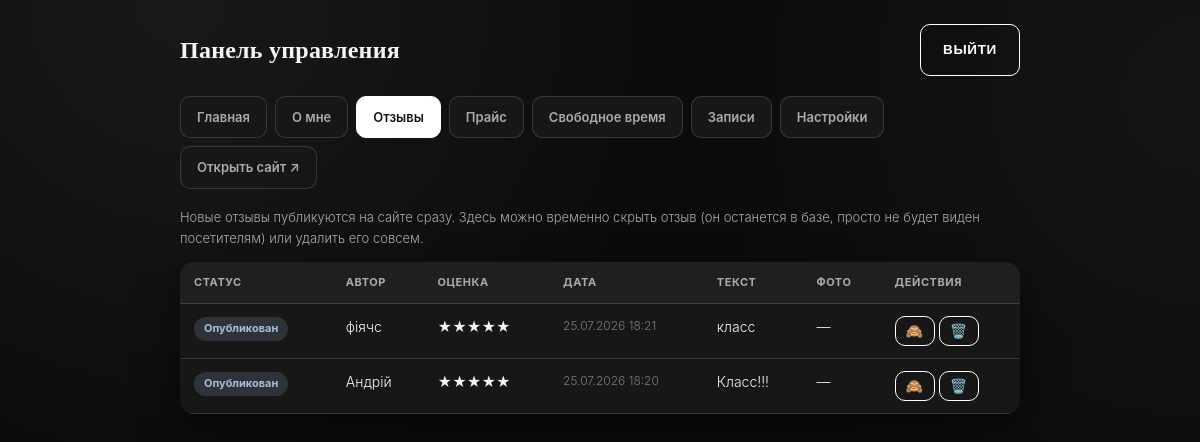
/admin-x7k9m2/reviews.php (signed in), run on an earlier commit of the app's database.
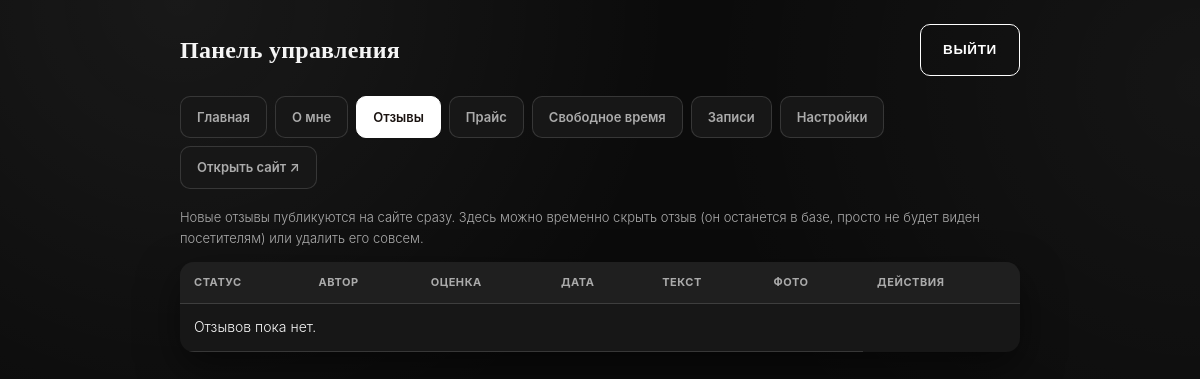
And on a later commit of the database.
### tables this page shows
CREATE TABLE reviews (
            id INTEGER PRIMARY KEY AUTOINCREMENT,
            author_name TEXT NOT NULL,
            rating INTEGER NOT NULL DEFAULT 5,
            message TEXT NOT NULL,
            is_approved INTEGER NOT NULL DEFAULT 0,
            created_at TEXT NOT NULL DEFAULT CURRENT_TIMESTAMP
        , photo_path TEXT);

### includes/functions.php (called while the page is built, shortened)
<?php
function e(string $value): string
{
    return htmlspecialchars($value, ENT_QUOTES, 'UTF-8');
}
function reviewPhotoPaths(?string $photoPath): array
{
    if ($photoPath === null || $photoPath === '') {
        return [];
    }
    return [$photoPath];
}

### admin-x7k9m2/reviews.php (the view, shortened to what this page needs)
<?php
require __DIR__ . '/../includes/functions.php';
$pdo = getDB();
$reviews = $pdo->query('SELECT * FROM reviews ORDER BY is_approved ASC, created_at DESC')->fetchAll();
?>
<!DOCTYPE html>
<html lang="ru">
<head>
<link rel="stylesheet" href="../assets/css/style.css?v=<?= filemtime(__DIR__ . '/../assets/css/style.css') ?>">
</head>
<body>
<div class="admin-shell">
  <?php require __DIR__ . '/includes/nav.php'; ?>
  <p style="color:var(--ink-soft); font-size:13px; margin-top:-6px;">
    Новые отзывы публикуются на сайте сразу. Здесь можно временно скрыть
    отзыв (он останется в базе, просто не будет виден посетителям) или
    удалить его совсем.
  </p>
  <table class="admin-table">
    <thead>
      <tr><th>Статус</th><th>Автор</th><th>Оценка</th><th>Дата</th><th>Текст</th><th>Фото</th><th>Действия</th></tr>
    </thead>
    <tbody>
      <?php foreach ($reviews as $r): ?>
        <tr>
          <td><span class="badge <?= $r['is_approved'] ? 'done' : 'new' ?>"><?= $r['is_approved'] ? 'Опубликован' : 'Скрыт' ?></span></td>
          <td><?= e($r['author_name']) ?></td>
          <td><?= str_repeat('★', (int)$r['rating']) ?></td>
          <td style="white-space:nowrap; color:var(--ink-faint); font-size:12px;"><?= e(date('d.m.Y H:i', strtotime($r['created_at']))) ?></td>
          <td><?= e($r['message']) ?></td>
          <td>
            <?php $__adminPhotos = reviewPhotoPaths($r['photo_path']); ?>
            <?php if ($__adminPhotos): ?>
              <div style="display:flex; gap:6px;">
              <?php foreach ($__adminPhotos as $__ap): ?>
                <a href="../<?= e($__ap) ?>" target="_blank">
                  <img src="../<?= e($__ap) ?>" alt="" style="width:56px;height:56px;object-fit:cover;border-radius:8px;border:1px solid var(--line);">
                </a>
              <?php endforeach; ?>
              </div>
            <?php else: ?>
              —
            <?php endif; ?>
          </td>
          <td style="white-space:nowrap;">
            <form method="post" style="display:inline;">
              <button name="action" value="toggle" class="btn ghost" style="padding:6px 10px;font-size:14px;" title="<?= $r['is_approved'] ? 'Скрыть' : 'Опубликовать' ?>">
                <?= $r['is_approved'] ? '🙈' : '👁️' ?>
              </button>
            </form>
            <form method="post" style="display:inline;" onsubmit="return confirm('Удалить отзыв?');">
              <button name="action" value="delete" class="btn ghost" style="padding:6px 10px;font-size:14px;" title="Удалить">🗑️</button>
            </form>
          </td>
        </tr>
      <?php endforeach; ?>
      <?php if (!$reviews): ?>
        <tr><td colspan="6">Отзывов пока нет.</td></tr>
      <?php endif; ?>
    </tbody>
  </table>
</div>
</body>
</html>

### admin-x7k9m2/includes/nav.php
<?php $current = basename($_SERVER['SCRIPT_NAME']); ?>
<div class="admin-header">
  <h2 style="margin:0;">Панель управления</h2>
  <a href="logout.php" class="btn ghost">Выйти</a>
</div>
<div class="admin-nav">
  <a href="dashboard.php" class="<?= $current === 'dashboard.php' ? 'active' : '' ?>">Главная</a>
  <a href="about.php" class="<?= in_array($current, ['about.php', 'experience.php', 'widgets.php', 'widget_items.php', 'social.php'], true) ? 'active' : '' ?>">О мне</a>
  <a href="reviews.php" class="<?= $current === 'reviews.php' ? 'active' : '' ?>">Отзывы</a>
  <a href="prices.php" class="<?= $current === 'prices.php' ? 'active' : '' ?>">Прайс</a>
  <a href="slots.php" class="<?= $current === 'slots.php' ? 'active' : '' ?>">Свободное время</a>
  <a href="bookings.php" class="<?= $current === 'bookings.php' ? 'active' : '' ?>">Записи</a>
  <a href="settings.php" class="<?= $current === 'settings.php' ? 'active' : '' ?>">Настройки</a>
  <a href="../index.php" target="_blank">Открыть сайт ↗</a>
</div>

### assets/css/style.css (style rules this page uses)
:root { --bg: #0b0b0b; --bg-soft: #141414; --surface: #171717; --surface-2: #1f1f1f; --ink: #f5f5f5; --ink-soft: #ababab; --ink-faint: #7d7d7d; --primary: #ffffff; --primary-soft: rgba(255, 255, 255, .12); --primary-dark: #d6d6d6; --star-gold: #ffc94d; --line: rgba(245, 245, 245, .14); --line-strong: rgba(245, 245, 245, .28); --radius: 16px; --radius-sm: 10px; --shadow: 0 16px 40px rgba(0, 0, 0, .5); }
* { box-sizing: border-box; }
html { scroll-behavior: smooth; }
body { margin: 0; background: var(--bg); background-image: radial-gradient(circle at 15% 0%, rgba(255, 255, 255, .06), transparent 45%), radial-gradient(circle at 100% 20%, rgba(255, 255, 255, .04), transparent 40%); color: var(--ink); font-family: 'Jost', -apple-system, sans-serif; font-weight: 300; line-height: 1.6; -webkit-font-smoothing: antialiased; }
h1, h2, h3, .display { font-family: 'Playfair Display', Georgia, serif; font-weight: 700; letter-spacing: .01em; color: var(--ink); margin: 0 0 .4em; }
a { color: inherit; }
.btn { display: inline-block; border: none; cursor: pointer; padding: 14px 22px; border-radius: var(--radius-sm); background: var(--primary); color: #1a1310; font-weight: 600; font-size: 13.5px; letter-spacing: .05em; text-transform: uppercase; text-decoration: none; font-family: 'Jost', sans-serif; transition: background .15s ease, transform .1s ease; }
.btn.ghost { background: transparent; color: var(--primary); border: 1px solid var(--primary); }
.admin-shell { max-width: 880px; margin: 0 auto; padding: 24px 20px 60px; }
.admin-header { display:flex; align-items:center; justify-content:space-between; margin-bottom: 20px; }
.admin-nav { display:flex; gap:8px; flex-wrap: wrap; margin-bottom: 24px; }
.admin-nav a { padding:10px 16px; border-radius:10px; background:var(--surface); border:1px solid var(--line); text-decoration:none; font-size:13px; font-weight:600; color: var(--ink-soft); }
.admin-nav a.active { background: var(--primary); color:#1a1310; border-color: var(--primary); }
table.admin-table { width: 100%; border-collapse: collapse; background: var(--surface); border-radius: 14px; overflow:hidden; box-shadow: var(--shadow); }
table.admin-table th, table.admin-table td { padding: 12px 14px; border-bottom: 1px solid var(--line); text-align:left; font-size:14px; vertical-align: top; }
table.admin-table th { background: var(--surface-2); font-size: 11px; text-transform:uppercase; letter-spacing:.05em; color: var(--ink-soft); }
.badge { display:inline-block; padding:3px 10px; border-radius:999px; font-size:11px; font-weight:700; }
.badge.done { background: rgba(150,170,210,.18); color: #a9bde0; }

What changed in the data, as far as the page shows it:
removed reviews: is_approved "Опубликован", author_name "фіячс", rating "★★★★★", created_at "25.07.2026 18:21", message "класс"
removed reviews: is_approved "Опубликован", author_name "Андрій", rating "★★★★★", created_at "25.07.2026 18:20", message "Класс!!!"
Also different on the page:
text now shown: "Отзывов пока нет."
